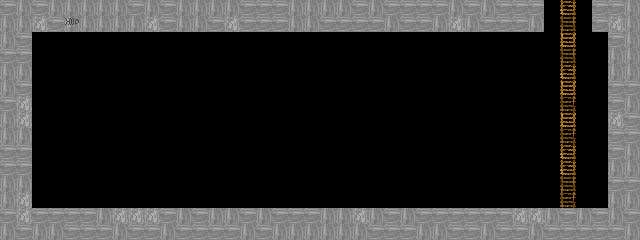

This is a level from a 2D game, rendered from its Tiled map with the project's own tilesets. A one-line summary and the map file follow, with tile-layer data summarised:
An orthogonal 40x15 tile map with 16x16 px tiles, 2 tile layers (blocks, ladders), 2 tilesets.

<map version="1.0" orientation="orthogonal" renderorder="right-down" width="40" height="15" tilewidth="16" tileheight="16" nextobjectid="1">
 <tileset firstgid="1" name="stone" tilewidth="16" tileheight="16" tilecount="9">
  <image source="../../textures/stone.png" width="144" height="16" />
 </tileset>
 <tileset firstgid="10" name="ladders" tilewidth="16" tileheight="16" tilecount="4">
  <image source="../../textures/ladder.png" width="64" height="16" />
 </tileset>
 <layer name="blocks" width="40" height="15">
  <data>[600 cells, 198 non-empty, 4 distinct tile ids]</data>
 </layer>
 <layer name="ladders" width="40" height="15">
  <data>[600 cells, 13 non-empty, 4 distinct tile ids]</data>
 </layer>
</map>